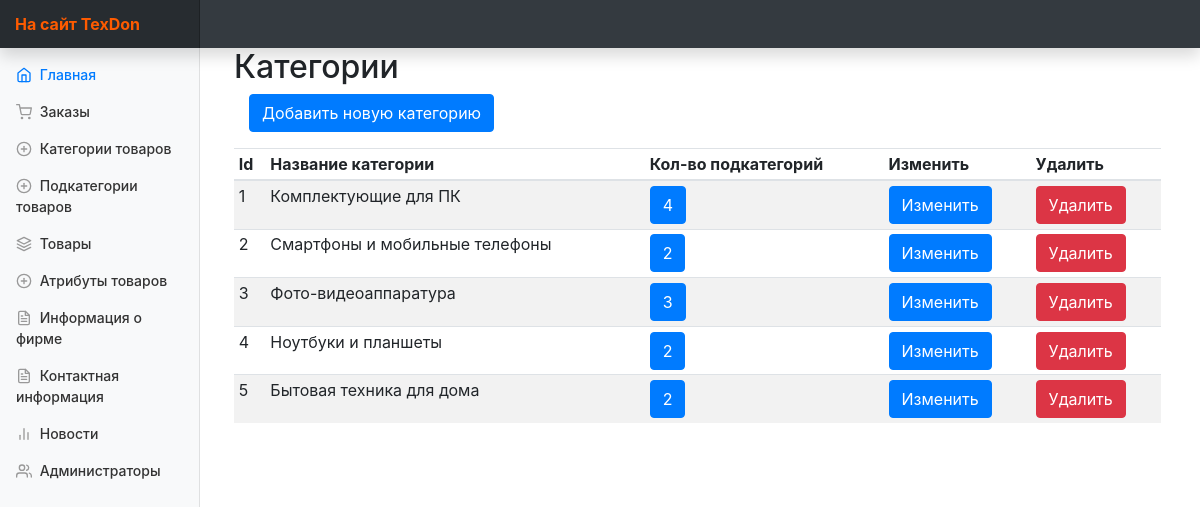
Screenshot of /index.php?ctrl=Category&act=categoriesList with the database file from the repository.
### tables this page shows
CREATE TABLE IF NOT EXISTS `categories` (
  `categoryID` int(11) NOT NULL AUTO_INCREMENT,
  `categoryTitle` varchar(80) NOT NULL,
  `categoryImagePath` varchar(350) DEFAULT NULL,
  PRIMARY KEY (`categoryID`),
  UNIQUE KEY `categoryTitle` (`categoryTitle`)
);

### controllers/panel/MainController.php (called while the page is built, shortened)
<?php
class MainController extends BaseController {
    public function start(  ){
        $controller = $this->request->getGetValue('ctrl');
        $action = $this->request->getGetValue('act');
        $controllerClass = "controllers\\panel\\{$controller}Controller";
        if(class_exists($controllerClass)){
            $controllerInstance = new $controllerClass();
        }
        if(method_exists($controllerClass, "{$action}Action")){
            $viewToInclude = $controllerInstance->{"{$action}Action"}();
        }
        else{
            $controller = "Home";
            $action = "index";
            $controllerClass = "controllers\\panel\\{$controller}Controller";
            $controllerInstance = new $controllerClass();
            $viewToInclude = $controllerInstance->{"{$action}Action"}();
        }
        $this->view = $controllerInstance->view;
        include_once "views/Default/header.php";
        include_once "views/$controller/$viewToInclude.php";
    }
}

### index.php (called while the page is built, shortened)
<?php
$app = new MainController();
$app->start();

### controllers/panel/BaseController.php (called while the page is built, shortened)
<?php
class BaseController{
    public function __construct(){
        $this->view = new View();
    }
}

### utils/View.php (called while the page is built, shortened)
<?php
class View{
    private $storage = [];
    public function __get($name){
        if(isset($this->storage[$name])){
            return $this->storage[$name];
        }
        return null;
    }
    public function __set($name, $value){
        $this->storage[$name] = $value;
    }
}

### models/Category/Category.php (called while the page is built, shortened)
<?php
class Category{
    public static function GetCategoryList( $limit = 200, $offset = 0 ){
        $stm = MySQL::$db->prepare("SELECT * FROM categories LIMIT $offset, $limit");
        $stm->execute();
        $categoryes = $stm->fetchAll(\PDO::FETCH_OBJ);
        return $categoryes;
    }
    public static function GetSubcategoryAmountByCategory( $categoryID ){
        $stm = MySQL::$db->prepare("SELECT COUNT(cands.subcategoryID) as `count` FROM  `categoriesandsubcategories` as cands WHERE cands.categoryID = :id");
        $stm->bindParam(':id' , $categoryID , \PDO::PARAM_INT);
        $stm->execute();
        $count = $stm->fetch(\PDO::FETCH_OBJ);
        return $count->count;
    }
}

### controllers/panel/CategoryController.php (called while the page is built, shortened)
<?php
class CategoryController extends BaseController {
    public function categoriesListAction(  ){
        $this->view->categories = Category::GetCategoryList(40,0);
        foreach ( $this->view->categories as $category ){
            $category->count = Category::GetSubcategoryAmountByCategory( $category->categoryID );
        }
        return 'categories-list';
    }
}

### views/Category/categories-list.php (the view, shortened to what this page needs)
<main role="main" class="col-md-9 ml-sm-auto col-lg-10 px-4">
    <h2>Категории </h2>
            <form class="col-12">
                <div class="form-group">
                    <a href="index.php?ctrl=Category&act=addCategory" class="btn btn-primary">Добавить новую категорию</a>
                </div>
            </form>
            <div class="table-responsive">
                <table class="table table-striped table-sm">
                    <thead>
                    <tr>
                        <th>Id</th>
                        <th>Название категории</th>
                        <th>Кол-во подкатегорий</th>
                        <th>Изменить</th>
                        <th>Удалить</th>
                    </tr>
                    </thead>
                    <tbody>
                        <?php foreach ( $this->view->categories as $category ) { ?>
                            <tr data-category-id="<?= $category->categoryID ?>">
                                <td><?= $category->categoryID ?></td>
                                <td><?= $category->categoryTitle ?></td>
                                <td><a class="btn btn-primary" href="?ctrl=Category&act=categoryAndSubcategory&categoryID=<?= $category->categoryID ?>"><?= $category->count ?></a></td>
                                <td><a id ="updateCategory" class="btn btn-primary" href="?ctrl=Category&act=updateCategory&categoryID=<?= $category->categoryID ?>">Изменить</a></td>
                                <td><div data-category-id="<?= $category->categoryID ?>" class="btn btn-danger" >Удалить</div></td>
                            </tr>
                        <?php } ?>
                    </tbody>
                </table>
            </div>
        </main>

### assets/css/styles.css (style rules this page uses)
body { font-size: .875rem; }
[role="main"] { padding-top: 48px; }

### rows the page displays
categories: categoryID "1", categoryTitle "Комплектующие для ПК", count "4"
categories: categoryID "2", categoryTitle "Смартфоны и мобильные телефоны"
categories: categoryID "3", categoryTitle "Фото-видеоаппаратура"
categories: categoryID "4", categoryTitle "Ноутбуки и планшеты", count "2"
categories: categoryID "5", categoryTitle "Бытовая техника для дома", count "2"
